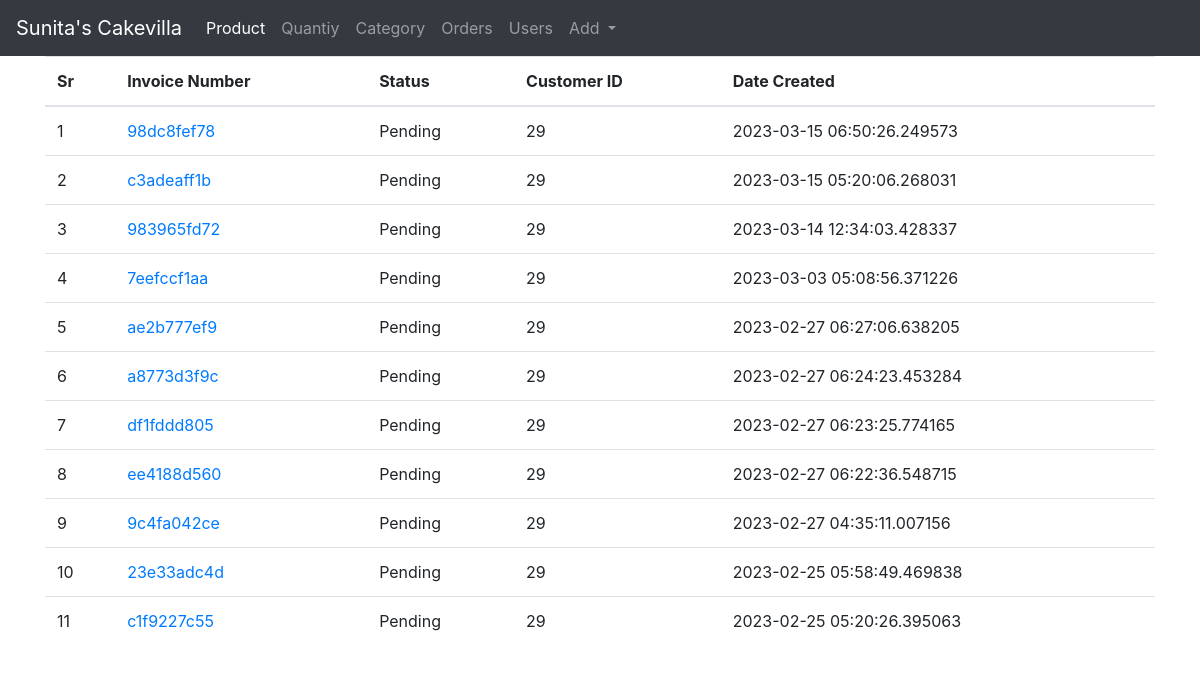
/userorders, run on the app's committed database.
### shop/customers/model.py (models this page shows, shortened)
class CustomerOrder(db.Model):
    id = db.Column(db.Integer, primary_key=True)
    invoice = db.Column(db.String(20), unique=True, nullable=False)
    status = db.Column(db.String(20), default='Pending', nullable=False)
    customer_id = db.Column(db.Integer, unique=False, nullable=False)
    date_created = db.Column(db.DateTime, default=datetime.utcnow, nullable=False)
    orders = db.Column(JsonEcodedDict)

### shop/admin/routes.py (the view)
@app.route('/userorders')
def userorders():
    allorders = CustomerOrder.query.order_by(CustomerOrder.id.desc()).all()
    return render_template('admin/userorders.html', allorders=allorders)

### shop/customers/model.py (called while the page is built)
    def process_result_value(self, value, dialect):
        if value is None:
            return {}
        else:
            return json.loads(value)

### shop/templates/admin/userorders.html (shortened to what this page needs)
{% extends 'layout.html' %}
{% block content %}
<nav class="navbar navbar-expand-lg navbar-dark bg-dark">
    <a class="navbar-brand" href="{{url_for('admin')}}">Sunita's Cakevilla</a>
    <div class="collapse navbar-collapse" id="navbarNavDropdown">
      <ul class="navbar-nav">
        <li class="nav-item active">
          <a class="nav-link" href="{{url_for('admin')}}">Product <span class="sr-only">(current)</span></a>
        </li>
        <li class="nav-item">
          <a class="nav-link" href="{{url_for('brands')}}">Quantiy</a>
        </li>
        <li class="nav-item">
          <a class="nav-link" href="{{url_for('categories')}}">Category</a>
        </li>
        <li class="nav-item">
          <a class="nav-link" href="{{url_for('userorders')}}">Orders</a>
        </li>
        <li class="nav-item">
          <a class="nav-link" href="{{url_for('users')}}">Users</a>
        </li>
        <li class="nav-item dropdown">
          <a class="nav-link dropdown-toggle" href="#" id="navbarDropdownMenuLink" role="button" data-toggle="dropdown" aria-haspopup="true" aria-expanded="false">
            Add
          </a>
        </li>
      </ul>
    </div>
  </nav>
<div class="container">
    <table class="table tbale-sm">
        <thead>
            <th>Sr</th>
            <th>Invoice Number</th>
            <th>Status</th>
            <th>Customer ID</th>
            <th>Date Created</th>
        </thead>
        <tbody>
        {% if allorders %}
            {% for order in allorders %}
                <tr>
                <td>{{loop.index}}</td>
                <td><a href="/userindorder/{{ order.invoice }}">{{ order.invoice }}</a></td>
                <td>{{ order.status }}</td>
                <td>{{ order.customer_id }}</td>
                <td>{{ order.date_created }}</td>
                </tr>
            {% endfor %}
        {% endif %}
        </tbody>
    </table>
</div>
{% endblock content %}

### data on the page
CustomerOrder: invoice "98dc8fef78", status "Pending", customer_id "29", date_created "2023-03-15 06:50:26.249573"
CustomerOrder: invoice "c3adeaff1b", status "Pending", customer_id "29", date_created "2023-03-15 05:20:06.268031"
CustomerOrder: invoice "983965fd72", status "Pending", customer_id "29", date_created "2023-03-14 12:34:03.428337"
CustomerOrder: invoice "7eefccf1aa", status "Pending", customer_id "29", date_created "2023-03-03 05:08:56.371226"
CustomerOrder: invoice "ae2b777ef9", status "Pending", customer_id "29", date_created "2023-02-27 06:27:06.638205"
CustomerOrder: invoice "a8773d3f9c", status "Pending", customer_id "29", date_created "2023-02-27 06:24:23.453284"
CustomerOrder: invoice "df1fddd805", status "Pending", customer_id "29", date_created "2023-02-27 06:23:25.774165"
CustomerOrder: invoice "ee4188d560", status "Pending", customer_id "29", date_created "2023-02-27 06:22:36.548715"
CustomerOrder: invoice "9c4fa042ce", status "Pending", customer_id "29", date_created "2023-02-27 04:35:11.007156"
CustomerOrder: invoice "23e33adc4d", status "Pending", customer_id "29", date_created "2023-02-25 05:58:49.469838"
CustomerOrder: invoice "c1f9227c55", status "Pending", customer_id "29", date_created "2023-02-25 05:20:26.395063"
